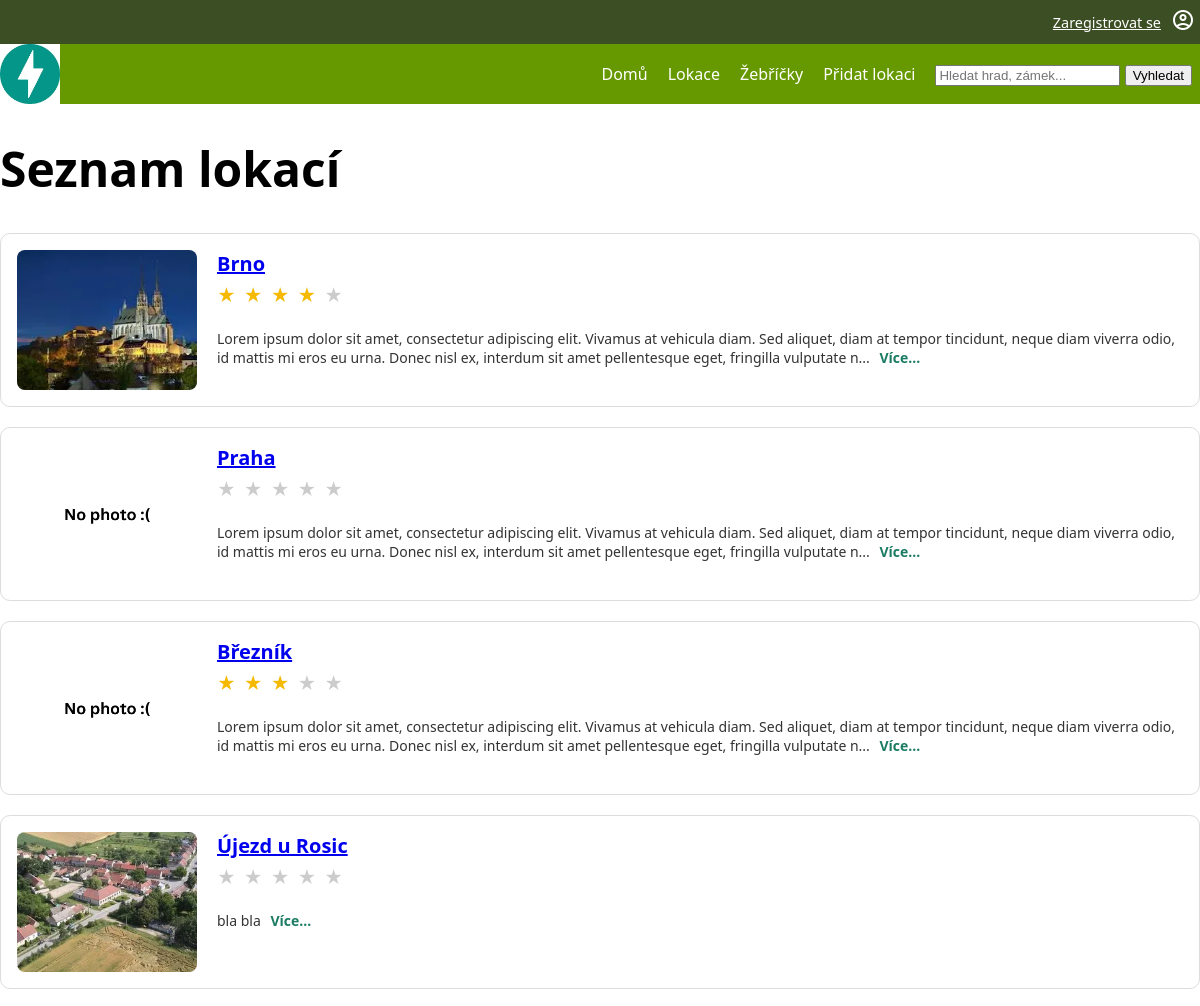
The page /locations (upper part) on the database as committed earlier.
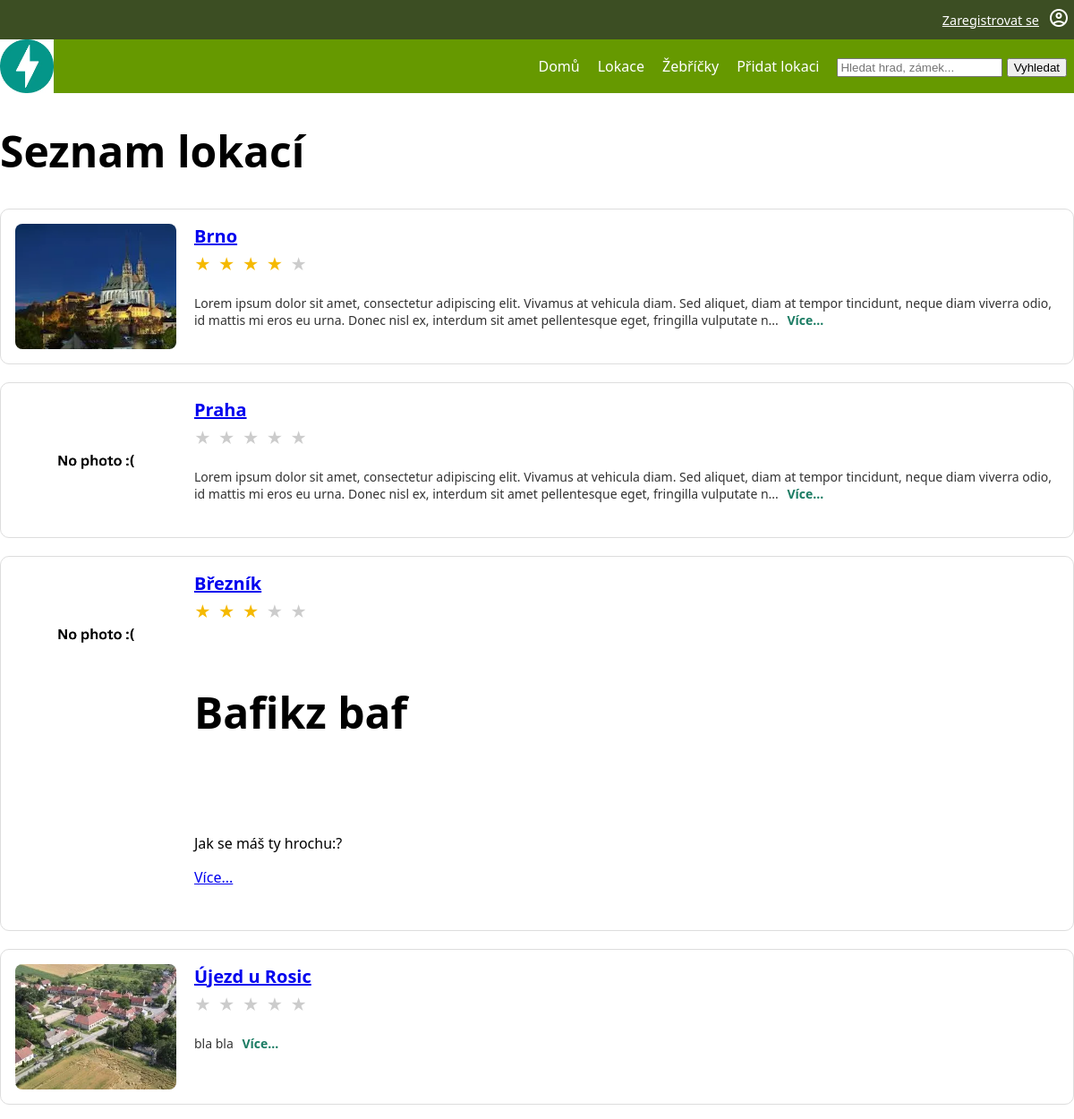
The same page on the database as committed later.
### tables this page shows
CREATE TABLE "location"
(
    id                  INTEGER
        primary key autoincrement,
    name                VARCHAR                   not null,
    description         VARCHAR,
    date_location_added TEXT default current_date not null,
    id_user             INTEGER                   not null
        references user,
    status              TEXT                      not null
);

### pages/locations.py (the view)
@router.get("/locations", name="list_locations_with_photos_rating", response_class=HTMLResponse)
async def list_locations_with_photos_rating(request: Request, svc: LocationService = Depends(locations_service)):
    locations = svc.list_locations_with_photos_rating()
    tpl = request.app.state.templates
    return tpl.TemplateResponse(
        "locations.html",
        {
            "request": request,
            "title": "Seznam lokací",
            "locations": locations,  # Seznam lokací - údaje o lokaci + fotky + Rating
        },
    )

### templates/locations.html (shortened to what this page needs)
{% extends "base.html" %}
{% block content %}
<h1>{{ title }}</h1>
<div class="locations-list">
    {% for loc in locations %}
    <div class="location-card">
        <div class="loc-thumb">
            {% if loc['photos'] %}
                <a href="{{url_for('location_detail',  location_id=loc['id']) }}">
                    <img alt="{{ loc['photos'][0]['alt_text'] }}" src="/{{ loc['photos'][0]['url'] }}">
                </a>
            {% else %}
                <img alt="No photo" src="{{url_for('static', path='img/web/noImage.webp') }}"  class="noImage">
            {% endif %}
        </div>
        <div class="loc-body">
            <a href="{{url_for('location_detail',  location_id=loc['id']) }}">
            <h2 class="loc-title">{{ loc['name'] }}</h2>
            </a>
            <div class="loc-rating">
                {% set filled = (loc['avg_rating'] | default(0)) | int %}
                {% for i in range(1,6) %}
                    <span class="star {% if i <= filled %}filled{% endif %}">★</span>
                {% endfor %}
            </div>
            <p class="loc-desc">
                {{ loc['description'] | truncate(250, True, '...') | safe}}
                <a href="{{url_for('location_detail',  location_id=loc['id']) }}" class="more">Více...</a>
            </p>
        </div>
    </div>
    {% endfor %}
</div>
{% endblock %}

Rows that differ between the two databases and show on the page:
changed location "Březník": description "Lorem ipsum dolor sit amet, consectetur adipiscing elit. Vivamus at vehicula diam. Sed aliquet, diam at tempor tincidunt, neque diam viverra odio, id mattis mi eros eu urna. Donec nisl ex, interdum sit amet pellentesque eget, fringilla vulputate n..." → "Bafikz baf Jak se máš ty hrochu:?"
